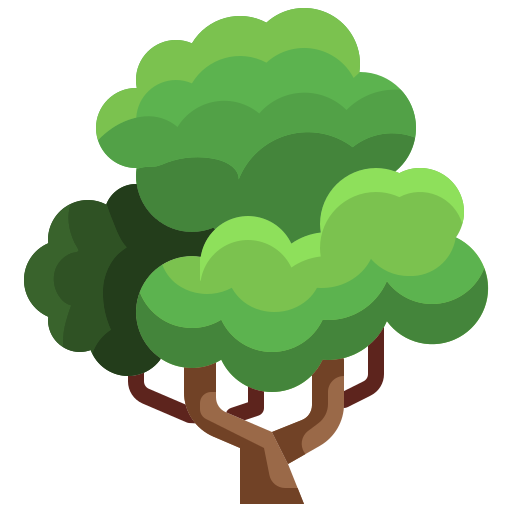
#> input picture images/tree.png, 512 x 512 px; its folder holds 6 pictures in this run; the run also reads 1 picture not shown here
$ python drone_safari_game.py
#> lines starting #> are read from the running program, lines starting #| are printed output that depends on the picture
"""
DRONE SAFARI GAME
================

PURPOSE:
This is an interactive drone navigation game where players must photograph wildlife
while avoiding obstacles and managing limited resources.

OBJECTIVE:
Navigate a drone through a 12x12 grid to photograph all three animals (Zebra, Elephant, Oryx)
without crashing or scaring them away.

GAME RULES:
- Start at position (6,6) facing North
- You have only 5 pictures total (including wasted shots)
- Must stay exactly 2 cells away from animals when photographing
- Getting too close (adjacent) to animals scares them away = GAME OVER
- Crashing into trees, animals, or grid boundaries = GAME OVER
- Trees block your camera view when taking pictures

CONTROLS:
- Arrow Keys: Move drone (↑=forward, ↓=backward, ←=left, →=right)
- A/D Keys: Turn left/right (changes facing direction)
- Enter: Take picture (limited to 5 total!)
- R: Reset game
- Q/ESC: Quit game

GAME MODES:
1. Interactive Mode: Run main() for keyboard-controlled gameplay with live visualization
2. Programmatic Mode: Create DroneSafariGame() instance and call methods directly

DIFFICULTY LEVELS:
- Easy: Fewest trees, safest navigation
- Medium: Moderate number of trees, balanced challenge [DEFAULT]
- Hard: Most trees, maximum challenge

KEY METHODS:
- move(direction, sensors=False): Move drone ('forward', 'backward', 'left', 'right')
- turn(direction, sensors=False): Turn drone ('left', 'right')
- take_picture(sensors=False): Attempt to photograph (costs 1 of 5 pictures)
- get_status(): Get current game state
- visualize(): Display current game state
- reset_game(): Start over

SENSOR FUNCTIONALITY:
- Set sensors=True in move(), turn(), or take_picture() methods for environment scanning
- Animal GPS: Always shows all animal positions regardless of distance
- Proximity sensors: Detect trees and boundaries within 2 cells of drone position
- Provides directional information in format (XN/S, YE/W) - e.g., (2N, 1W), (0N, 2E)
- North=increasing row, South=decreasing row, East=increasing column, West=decreasing column
- Helps with navigation and situational awareness during programmatic control

STRATEGY TIPS:
- Plan your route to minimize wasted pictures
- Use turns strategically to face animals from 2 cells away
- Watch out for trees blocking your camera view
- Remember: movement is relative to drone's facing direction

FAILURE CONDITIONS:
- Boundary crash: Flying outside the 12x12 grid
- Tree crash: Hitting a tree
- Scared animal: Getting adjacent to an animal
- Out of pictures: Using all 5 pictures without photographing all animals

WIN CONDITION:
Successfully photograph all three animals (Zebra, Elephant, Oryx) within 5 pictures
"""

import os

import matplotlib.image as mpimg
import matplotlib.patches as patches
import matplotlib.pyplot as plt
import numpy as np
from matplotlib.colors import ListedColormap
from matplotlib.offsetbox import AnnotationBbox, OffsetImage

# Game configuration
GRID_SIZE = 12
EMPTY = 0
TREE = 1
ZEBRA = 2
ELEPHANT = 3
ORYX = 4

# Direction mappings
DIRECTIONS = {"North": (1, 0), "East": (0, 1), "South": (-1, 0), "West": (0, -1)}

MOVE_TYPES = ["forward", "left", "right", "backward"]

# Map definitions (embedded in script)
MAP_DEFINITIONS = {
    "easy": """Grid Legend: T=Tree, Z=Zebra, E=Elephant, O=Oryx, .=Empty
   0 1 2 3 4 5 6 7 8 9
11 . . . . . . . . . . . .
10 . . . . . . . . . . . .
 9 . . . . . . . . . E . .
 8 . . . . . . . . . . . .
 7 . . . . . . . . . . . .
 6 . . . . . . . . . . . .
 5 . . . . . . . . . . . .
 4 . . . . . . . . T . . .
 3 . . . Z . . . . . . . .
 2 . . . . . . . . . O . .
 1 . . . . . . . . . . . .
 0 . . . . . . . . . . . .""",
    "medium": """Grid Legend: T=Tree, Z=Zebra, E=Elephant, O=Oryx, .=Empty
   0 1 2 3 4 5 6 7 8 9
11 . . . . . . T . . . . .
10 . . . . . . . . . . . .
 9 . . . . . T . . . E . .
 8 . . . . . . . . . . . .
 7 . . . . . . . . . . . T
 6 . . . . . . . . . . . .
 5 . T . . . . . . . . . .
 4 . . . . . . . . T . . .
 3 . . . Z . . T . . . . .
 2 . . . . . . . . . O . .
 1 . . . . . . . . . . . .
 0 . . . . . . . . . . . .""",
    "hard": """Grid Legend: T=Tree, Z=Zebra, E=Elephant, O=Oryx, .=Empty
   0 1 2 3 4 5 6 7 8 9
11 . . T . . . T . . . . .
10 . . . . T . . . . . . .
 9 . . . . . T . . T E . .
 8 . . . . . . . . . T . .
 7 . . . . . . . . . . . T
 6 . . . . . . . . . . . .
 5 . T . T . . . . . . . .
 4 . . . . . . . . T . . .
 3 . . . Z T . T . . . . .
 2 . . . T . . . . . O . .
 1 . . . . . . . . . . T .
 0 . . . . . . . . . . . .""",
}


def load_icon(filename, zoom=0.1):
    """Load an icon image and return it as an OffsetImage"""
    try:
        img_path = os.path.join("images", filename)
        img = mpimg.imread(img_path)
        return img
    except Exception as e:
        print(f"Warning: Could not load {filename}: {e}")
        return None


def add_icon_to_plot(ax, x, y, icon, zorder=1):
    """Add an icon to the plot at the specified coordinates."""
    if icon is not None:
        icon_bbox = OffsetImage(icon, zoom=0.06)
        annotation = AnnotationBbox(icon_bbox, (x, y), frameon=False, zorder=zorder)
        ax.add_artist(annotation)


class DroneSafariGame:
    def __init__(self, difficulty="medium"):
        self.difficulty = difficulty
        self.grid = np.zeros((GRID_SIZE, GRID_SIZE))
        self.drone_pos = [6, 6]  # Start in middle of grid
        self.drone_facing = "North"  # Can be North, East, South, West
        self.animals_photographed = {"zebra": False, "elephant": False, "oryx": False}
        self.pictures_remaining = 5  # Limited number of pictures
        self.pictures_taken = 0
        self.total_moves = 0  # Track total number of moves
        self.total_turns = 0  # Track total number of turns
        self.photographed_locations = {}  # Track (row, col): picture_number for visualization
        self.scared_animals = set()  # Track positions where animals were scared away
        self.game_over = False
        self.game_won = False
        self.failure_reason = None  # Track specific failure reason
        self.message = "Game started! Navigate carefully. You can take up to 5 pictures."

        # Trail tracking for visualization
        self.movement_trail = []  # Track (prev_pos, new_pos) for movement lines
        self.rotation_trail = []  # Track (pos, prev_facing, new_facing) for rotation indicators

        self._setup_grid()

    def _setup_grid(self):
        """Initialize the grid from embedded map definitions"""
        # Get the map definition for the specified difficulty
        if self.difficulty not in MAP_DEFINITIONS:
            print(f"Warning: Unknown difficulty '{self.difficulty}'. Using 'medium'.")
            self.difficulty = "medium"

        map_data = MAP_DEFINITIONS[self.difficulty]
        lines = map_data.strip().split("\n")

        # Skip the legend line and column header line
        map_lines = []
        for line in lines:
            line = line.strip()
            if line.startswith("Grid Legend") or line.startswith("   "):
                continue
            if line and not line.startswith("#"):  # Skip comments and empty lines
                map_lines.append(line)

        # Parse the map (remember the format has row 11 at top, row 0 at bottom)
        symbol_to_value = {".": EMPTY, "T": TREE, "Z": ZEBRA, "E": ELEPHANT, "O": ORYX}

        for line in map_lines:
            parts = line.split()
            if len(parts) >= 2:
                try:
                    row_num = int(parts[0])
                    symbols = parts[1:]

                    for col, symbol in enumerate(symbols):
                        if 0 <= row_num < GRID_SIZE and col < GRID_SIZE:
                            if symbol in symbol_to_value:
                                self.grid[row_num, col] = symbol_to_value[symbol]
                except ValueError:
                    continue  # Skip malformed lines

    def _is_valid_position(self, row, col):
        """Check if position is within grid bounds"""
        return 0 <= row < GRID_SIZE and 0 <= col < GRID_SIZE

    # [839 lines left out: functions _is_adjacent_to_animal, _get_absolute_direction, _get_sensor_summary, move, turn, take_picture and 4 more, not called in this run]


class InteractiveDroneSafariGame:
    """Interactive version of the drone safari game with keyboard controls"""

    def __init__(self, difficulty="medium"):
        self.difficulty = difficulty
        self.game = DroneSafariGame(difficulty)
        self.fig = None
        self.ax = None
        self.running = True

    # [99 lines left out: function on_key_press, not called in this run]

    def update_display(self):
        """Update the game visualization"""
        if not self.fig or not self.ax:
            return

        self.ax.clear()

        # Create a copy of the grid for visualization (empty background)
        vis_grid = np.zeros((GRID_SIZE, GRID_SIZE))

        # Create colormap for background (just white)
        colors = ["white"]  # only white background
        cmap = ListedColormap(colors)

        # Display the background grid (invisible since it's all white)
        _im = self.ax.imshow(vis_grid, cmap=cmap, vmin=0, vmax=0)

        # Load icons
        tree_icon = load_icon("tree.png", zoom=0.05)
#> in load_icon, img is the input picture: shape (512, 512, 4) float32; mean R, G, B, A 0.197, 0.308, 0.146, 0.521
        zebra_icon = load_icon("zebra.png", zoom=0.05)
#> call 2 of load_icon, with filename = 'zebra.png', zoom = 0.05
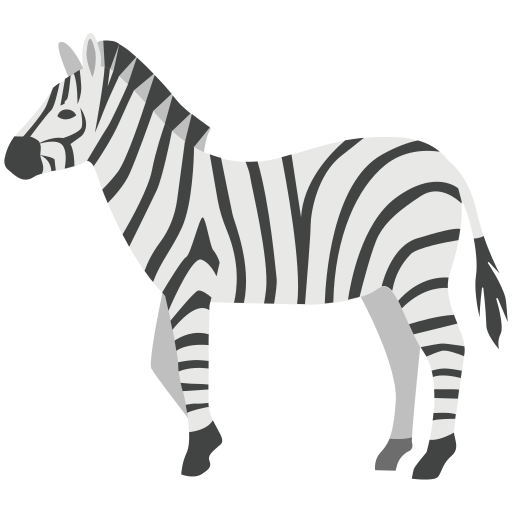
#> input picture images/zebra.png, 512 x 512 px
#> in load_icon, img is the input picture: shape (512, 512, 4) float32; mean R, G, B, A 0.224, 0.225, 0.223, 0.331
        elephant_icon = load_icon("elephant.png", zoom=0.05)
#> call 3 of load_icon, with filename = 'elephant.png', zoom = 0.05
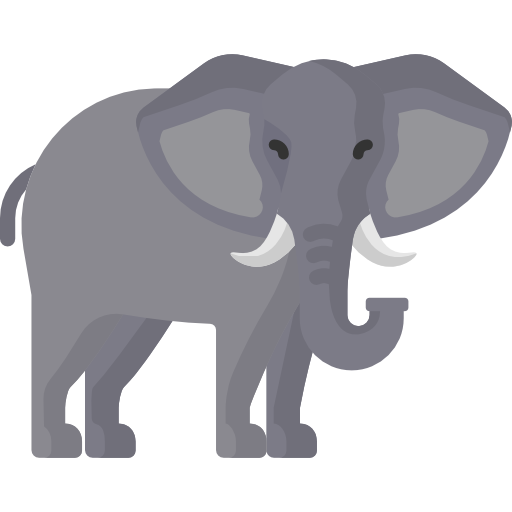
#> input picture images/elephant.png, 512 x 512 px
#> in load_icon, img is the input picture: shape (512, 512, 4) float32; mean R, G, B, A 0.753, 0.752, 0.769, 0.503
        oryx_icon = load_icon("oryx.png", zoom=0.05)
#> call 4 of load_icon, with filename = 'oryx.png', zoom = 0.05
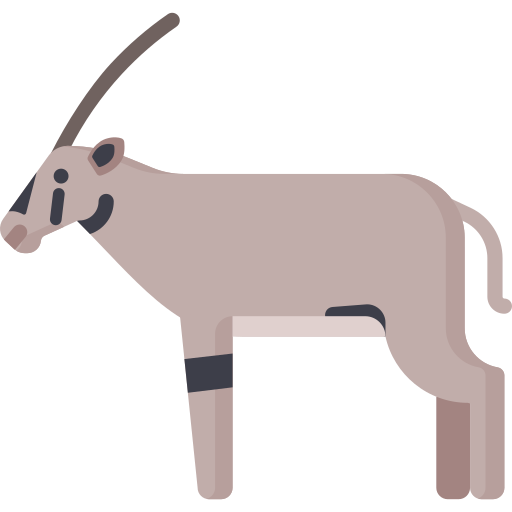
#> input picture images/oryx.png, 512 x 512 px
#> in load_icon, img is the input picture: shape (512, 512, 4) float32; mean R, G, B, A 0.238, 0.213, 0.21, 0.328
        drone_icon = load_icon("drone.png", zoom=0.05)
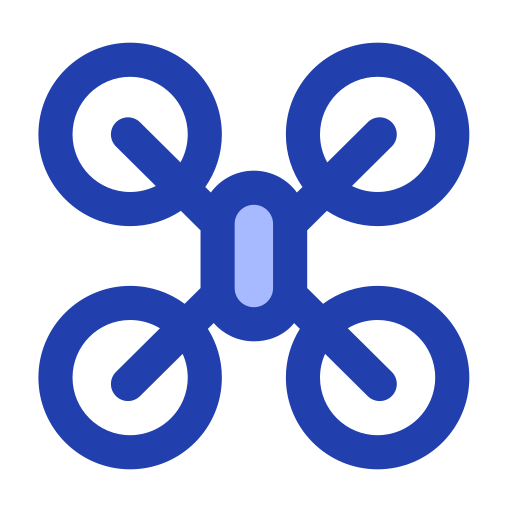
#> input picture images/drone.png, 512 x 512 px
#> in load_icon, img is the input picture: shape (512, 512, 4) float32; mean R, G, B, A 0.0539, 0.0971, 0.25, 0.35
        crashed_drone_icon = load_icon("crashed_drone.png", zoom=0.05)
        scared_animal_icon = load_icon("scared_animal.png", zoom=0.05)
#> (the rest of the program and of its run is left out)
